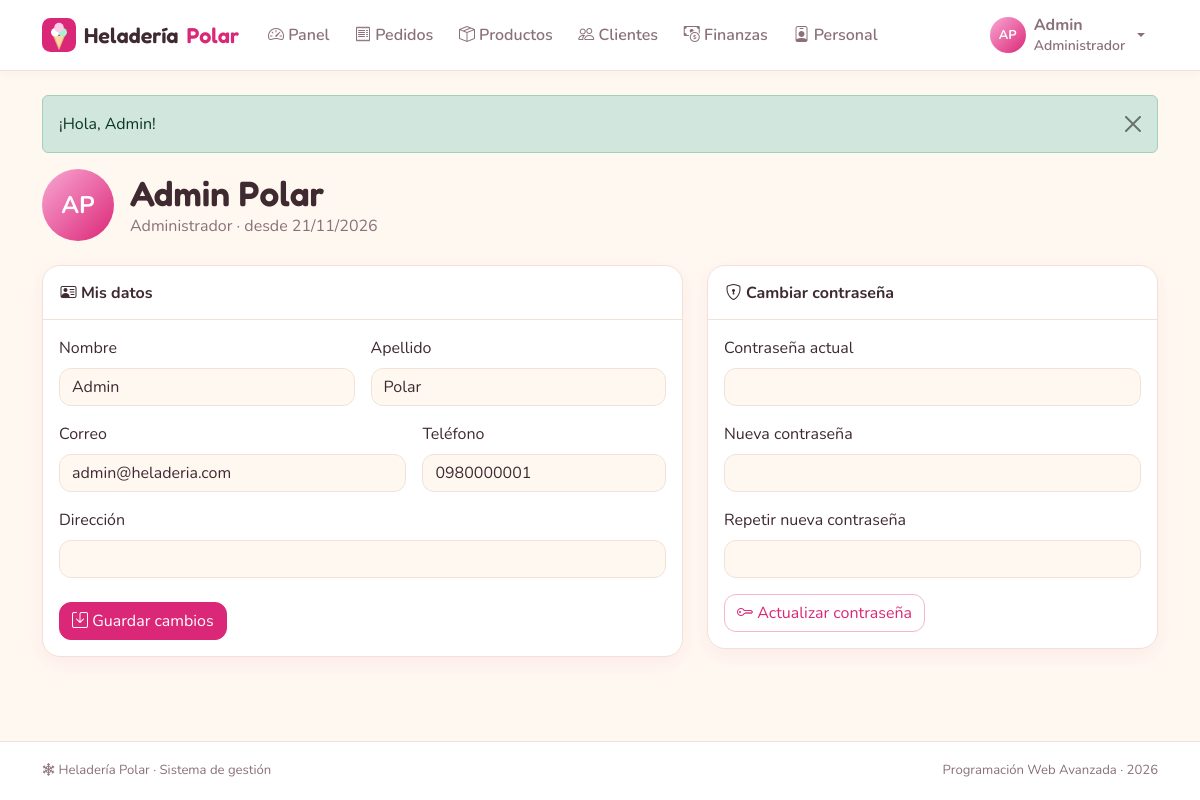
The app's page /index.php?r=perfil/index (signed in) with its own data.
### tables this page shows
CREATE TABLE usuarios (
  id         INT AUTO_INCREMENT PRIMARY KEY,
  nombre     VARCHAR(50)  NOT NULL,
  apellido   VARCHAR(50)  NOT NULL DEFAULT '',
  correo     VARCHAR(100) NOT NULL UNIQUE,
  contrasena VARCHAR(255) NOT NULL,
  id_rol     INT          NOT NULL,
  telefono   VARCHAR(15)  NULL,
  direccion  VARCHAR(255) NULL,
  activo     TINYINT(1)   NOT NULL DEFAULT 1,
  creado_en  DATETIME     NOT NULL DEFAULT CURRENT_TIMESTAMP,
  CONSTRAINT fk_usuarios_roles FOREIGN KEY (id_rol) REFERENCES roles(id)
);

### controllers/PerfilController.php (called while the page is built, shortened)
<?php
class PerfilController extends Controller
{
    public function index(): void
    {
        $this->view('perfil/index', [
            'titulo' => 'Mi perfil',
            'u'      => Usuario::find(Auth::id()),
        ]);
    }
}

### core/Router.php (called while the page is built, shortened)
<?php
class Router
{
    public static function dispatch(string $ruta): void
    {
        if (!preg_match('#^([a-z]+)/([a-z]+)$#', $ruta, $m)) {
            self::noEncontrado();
        }
        [, $nombre, $accion] = $m;
        (new $clase())->$accion();
    }
}

### index.php (called while the page is built, shortened)
<?php
require __DIR__ . '/core/helpers.php';
require __DIR__ . '/core/Database.php';
require __DIR__ . '/core/Auth.php';
require __DIR__ . '/core/Model.php';
require __DIR__ . '/core/Router.php';
Router::dispatch(is_string($_GET['r'] ?? null) ? $_GET['r'] : '');

### core/helpers.php (called while the page is built, shortened)
<?php
function e($valor): string
{
    return htmlspecialchars((string) ($valor ?? ''), ENT_QUOTES, 'UTF-8');
}
function url(string $ruta = 'inicio/index', array $params = []): string
{
    $params = array_merge(['r' => $ruta], $params);
    return 'index.php?' . http_build_query($params);
}
function asset(string $ruta): string
{
    $archivo = __DIR__ . '/../assets/' . $ruta;
    $version = is_file($archivo) ? filemtime($archivo) : 1;
    return 'assets/' . $ruta . '?v=' . $version;
}
function flash(?string $tipo = null, ?string $mensaje = null): array
{
    $mensajes = $_SESSION['flash'] ?? [];
    return $mensajes;
}
function fecha(?string $valor, bool $conHora = false): string
{
    $t = strtotime($valor);
    return $conHora ? date('d/m/Y H:i', $t) : date('d/m/Y', $t);
}
function iniciales(string $nombre, string $apellido = ''): string
{
    return mb_strtoupper(mb_substr($nombre, 0, 1) . mb_substr($apellido, 0, 1));
}

### core/Auth.php (called while the page is built, shortened)
<?php
class Auth
{
    public static function user(): ?array
    {
        return $_SESSION['usuario'] ?? null;
    }
}

### core/Database.php (called while the page is built, shortened)
<?php
class Database
{
    private static ?PDO $pdo = null;
    public static function get(): PDO
    {
        if (self::$pdo === null) {
            $dsn = 'mysql:host=' . DB_HOST . ';port=' . DB_PORT
                 . ';dbname=' . DB_NAME . ';charset=utf8mb4';
            try {
                self::$pdo = new PDO($dsn, DB_USER, DB_PASS, [
                    PDO::ATTR_ERRMODE            => PDO::ERRMODE_EXCEPTION,
                    PDO::ATTR_DEFAULT_FETCH_MODE => PDO::FETCH_ASSOC,
                    PDO::ATTR_EMULATE_PREPARES   => false,
                ]);
                self::$pdo->exec("SET time_zone = '" . date('P') . "'");
            } catch (PDOException $e) {
                http_response_code(500);
                $detalle = DEBUG ? '<br><small>' . htmlspecialchars($e->getMessage()) . '</small>' : '';
                exit('<h3 style="font-family:sans-serif">No se pudo conectar a la base de datos.'
                    . ' Revise config/config.php e importe heladeria.sql.' . $detalle . '</h3>');
            }
        }
        return self::$pdo;
    }
}

### core/Model.php (called while the page is built, shortened)
<?php
abstract class Model
{
    protected static string $tabla;
    protected static function db(): PDO
    {
        return Database::get();
    }
    protected static function query(string $sql, array $params = []): PDOStatement
    {
        $st = self::db()->prepare($sql);
        $st->execute($params);
        return $st;
    }
    public static function find(int $id): ?array
    {
        $fila = self::query('SELECT * FROM ' . static::$tabla . ' WHERE id = ?', [$id])->fetch();
        return $fila ?: null;
    }
}

### views/perfil/index.php (the view, shortened to what this page needs)
<div class="hp-encabezado">
  <div class="d-flex align-items-center gap-3">
    <span class="hp-avatar hp-avatar-xl"><?= e(iniciales($u['nombre'], $u['apellido'])) ?></span>
    <div>
      <h1 class="hp-titulo mb-0"><?= e($u['nombre'] . ' ' . $u['apellido']) ?></h1>
      <p class="text-body-secondary mb-0"><?= e(Auth::user()['rol']) ?> · desde <?= fecha($u['creado_en']) ?></p>
    </div>
  </div>
</div>
<div class="row g-4">
  <div class="col-lg-7">
    <div class="card hp-card">
      <div class="card-header fw-bold"><i class="bi bi-person-vcard"></i> Mis datos</div>
      <div class="card-body">
        <form method="post" action="<?= url('perfil/guardar') ?>" class="needs-validation" novalidate>
          <div class="row g-3">
            <div class="col-md-6"><label class="form-label">Nombre</label>
              <input class="form-control" name="nombre" value="<?= e($u['nombre']) ?>" required minlength="2" maxlength="50"><div class="invalid-feedback">Obligatorio.</div></div>
            <div class="col-md-6"><label class="form-label">Apellido</label>
              <input class="form-control" name="apellido" value="<?= e($u['apellido']) ?>" maxlength="50"></div>
            <div class="col-md-7"><label class="form-label">Correo</label>
              <input type="email" class="form-control" name="correo" value="<?= e($u['correo']) ?>" required maxlength="100"><div class="invalid-feedback">Correo no válido.</div></div>
            <div class="col-md-5"><label class="form-label">Teléfono</label>
              <input class="form-control" name="telefono" value="<?= e($u['telefono']) ?>" pattern="\d{7,15}" inputmode="numeric"><div class="invalid-feedback">Solo números.</div></div>
            <div class="col-12"><label class="form-label">Dirección</label>
              <input class="form-control" name="direccion" value="<?= e($u['direccion']) ?>" maxlength="255"></div>
          </div>
          <button class="btn btn-primary mt-4"><i class="bi bi-save"></i> Guardar cambios</button>
        </form>
      </div>
    </div>
  </div>
  <div class="col-lg-5">
    <div class="card hp-card">
      <div class="card-header fw-bold"><i class="bi bi-shield-lock"></i> Cambiar contraseña</div>
      <div class="card-body">
        <form method="post" action="<?= url('perfil/contrasena') ?>" class="needs-validation" novalidate>
          <div class="mb-3"><label class="form-label">Contraseña actual</label>
            <input type="password" class="form-control" name="actual" required autocomplete="current-password"><div class="invalid-feedback">Obligatoria.</div></div>
          <div class="mb-3"><label class="form-label">Nueva contraseña</label>
            <input type="password" class="form-control" name="nueva" id="nuevaClave" required minlength="8" pattern="(?=.*[A-Za-z])(?=.*\d).{8,}" autocomplete="new-password">
            <div class="invalid-feedback">Mínimo 8 caracteres, con letras y números.</div></div>
          <div class="mb-3"><label class="form-label">Repetir nueva contraseña</label>
            <input type="password" class="form-control" name="nueva2" required data-igual-a="nuevaClave" autocomplete="new-password"><div class="invalid-feedback">No coincide.</div></div>
          <button class="btn btn-outline-primary"><i class="bi bi-key"></i> Actualizar contraseña</button>
        </form>
      </div>
    </div>
  </div>
</div>

### views/layout/header.php (shortened to what this page needs)
<?php
$rutaActual = is_string($_GET['r'] ?? null) ? $_GET['r'] : '';
$usuario = Auth::user();
$activo = fn(string $modulo) => str_starts_with($rutaActual, $modulo . '/') ? 'active' : '';
$menu = [];
if (Auth::es(Auth::ADMIN)) {
    $menu = [
        ['inicio', 'inicio/index', 'speedometer2', 'Panel'],
        ['pedidos', 'pedidos/index', 'receipt', 'Pedidos'],
        ['productos', 'productos/index', 'box-seam', 'Productos'],
        ['clientes', 'clientes/index', 'people', 'Clientes'],
        ['finanzas', 'finanzas/index', 'cash-coin', 'Finanzas'],
        ['personal', 'personal/index', 'person-badge', 'Personal'],
    ];
} elseif (Auth::es(Auth::EMPLEADO)) {
    $menu = [
        ['inicio', 'inicio/index', 'speedometer2', 'Panel'],
        ['pedidos', 'pedidos/index', 'receipt', 'Pedidos'],
        ['clientes', 'clientes/index', 'people', 'Clientes'],
    ];
} elseif (Auth::es(Auth::CLIENTE)) {
    $menu = [
        ['tienda', 'tienda/index', 'shop', 'Tienda'],
        ['pedidos', 'pedidos/index', 'receipt', 'Mis pedidos'],
    ];
}
?>
<!doctype html>
<html lang="es">
<head>
  <link rel="stylesheet" href="https://cdn.jsdelivr.net/npm/bootstrap@5.3.3/dist/css/bootstrap.min.css">
  <link rel="stylesheet" href="https://cdn.jsdelivr.net/npm/bootstrap-icons@1.11.3/font/bootstrap-icons.min.css">
  <link rel="stylesheet" href="<?= asset('css/styles.css') ?>">
</head>
<body>
<?php if ($usuario): ?>
<nav class="navbar navbar-expand-lg hp-navbar sticky-top">
  <div class="container">
    <a class="navbar-brand hp-marca" href="<?= url('inicio/index') ?>">
      <img src="<?= asset('img/logo.svg') ?>" alt="" width="34" height="34"> Heladería <span>Polar</span>
    </a>
    <div class="collapse navbar-collapse" id="menuPrincipal">
      <ul class="navbar-nav me-auto mb-2 mb-lg-0">
        <?php foreach ($menu as [$mod, $ruta, $icono, $texto]): ?>
          <li class="nav-item">
            <a class="nav-link <?= $activo($mod) ?>" href="<?= url($ruta) ?>"><i class="bi bi-<?= $icono ?>"></i> <?= $texto ?></a>
          </li>
        <?php endforeach; ?>
      </ul>
      <div class="dropdown">
        <button class="btn btn-link nav-link dropdown-toggle d-flex align-items-center gap-2" data-bs-toggle="dropdown" aria-expanded="false">
          <span class="hp-avatar"><?= e(iniciales($usuario['nombre'], $usuario['apellido'])) ?></span>
          <span class="text-start lh-sm">
            <span class="d-block fw-bold"><?= e($usuario['nombre']) ?></span>
            <small class="text-body-secondary"><?= e($usuario['rol']) ?></small>
          </span>
        </button>
      </div>
    </div>
  </div>
</nav>
<?php endif; ?>
<main class="container py-4 hp-main">
  <?php foreach (flash() as $f): ?>
    <div class="alert alert-<?= e($f['tipo']) ?> alert-dismissible fade show hp-flash" role="alert">
      <?= e($f['mensaje']) ?>
      <button type="button" class="btn-close" data-bs-dismiss="alert" aria-label="Cerrar"></button>
    </div>
  <?php endforeach; ?>

### assets/css/styles.css (style rules this page uses)
:root { --hp-crema: #fff8f1; --hp-blanco: #ffffff; --hp-rosa: #db2777; --hp-rosa-h: #be185d; --hp-rosa-s: #fce7f3; --hp-menta: #0d9488; --hp-menta-s: #ccfbf1; --hp-texto: #3f2a32; --hp-suave: #8a7179; --hp-borde: #f1e1d6; --hp-radio: 18px; --hp-sombra: 0 6px 20px rgba(219, 39, 119, .07); }
body { --bs-body-bg: var(--hp-crema); --bs-body-color: var(--hp-texto); --bs-body-font-family: 'Nunito', system-ui, sans-serif; --bs-secondary-color: var(--hp-suave); --bs-border-color: var(--hp-borde); --bs-primary: var(--hp-rosa); --bs-primary-rgb: 219, 39, 119; --bs-link-color-rgb: 190, 24, 93; --bs-link-hover-color-rgb: 157, 23, 77; }
.btn-primary { --bs-btn-bg: var(--hp-rosa); --bs-btn-border-color: var(--hp-rosa); --bs-btn-hover-bg: var(--hp-rosa-h); --bs-btn-hover-border-color: var(--hp-rosa-h); --bs-btn-active-bg: #9d174d; --bs-btn-disabled-bg: #f0a3c6; --bs-btn-disabled-border-color: #f0a3c6; border-radius: 12px; }
.btn-outline-primary { --bs-btn-color: var(--hp-rosa); --bs-btn-border-color: #f5b5d2; --bs-btn-hover-bg: var(--hp-rosa); --bs-btn-hover-border-color: var(--hp-rosa); --bs-btn-active-bg: var(--hp-rosa); --bs-btn-active-border-color: var(--hp-rosa); border-radius: 12px; }
.form-control, .form-select { border-radius: 12px; border-color: var(--hp-borde); }
body { min-height: 100vh; display: flex; flex-direction: column; }
.hp-main { flex: 1; }
.hp-titulo, .hp-marca, .hp-stat-valor, .hp-precio { font-family: 'Fredoka', 'Nunito', sans-serif; font-weight: 600; }
.hp-titulo { font-size: clamp(1.7rem, 3.5vw, 2.2rem); margin-bottom: .2rem; color: var(--hp-texto); }
.hp-titulo span, .hp-marca span { color: var(--hp-rosa); }
.hp-encabezado { display: flex; flex-wrap: wrap; justify-content: space-between; align-items: flex-end; gap: 1rem; margin-bottom: 1.5rem; }
.hp-navbar { background: var(--hp-blanco); border-bottom: 1px solid var(--hp-borde); box-shadow: 0 2px 12px rgba(63, 42, 50, .04); }
.hp-marca { display: flex; align-items: center; gap: .5rem; font-size: 1.35rem; color: var(--hp-texto); }
.hp-navbar .nav-link { color: var(--hp-suave); font-weight: 600; border-radius: 10px; padding: .45rem .8rem !important; }
.hp-avatar { width: 36px; height: 36px; border-radius: 50%; background: linear-gradient(135deg, #f9a8d4, var(--hp-rosa)); color: #fff; font-weight: 700; font-size: .8rem; display: inline-flex; align-items: center; justify-content: center; flex-shrink: 0; }
.hp-avatar-xl { width: 72px; height: 72px; font-size: 1.5rem; }
.hp-card { background: var(--hp-blanco); border: 1px solid var(--hp-borde); border-radius: var(--hp-radio); box-shadow: var(--hp-sombra); }
.hp-card > .card-header, .hp-card > .card-footer { background: transparent; border-color: var(--hp-borde); }
.hp-card > .card-header { padding: .9rem 1.1rem; }
.hp-main > * { animation: aparecer .3s ease both; }

### records on screen
usuarios: iniciales($usuario['nombre'], $usuario['apellido']) "AP", nombre "Admin", iniciales($u['nombre'], $u['apellido']) "AP", nombre+apellido "Admin Polar", creado_en "21/11/2026", apellido "Polar", correo "admin@heladeria.com", telefono "0980000001"

### other values on screen
$texto "Panel"
$texto "Pedidos"
$texto "Productos"
$texto "Clientes"
$texto "Finanzas"
$texto "Personal"
$usuario['rol'] "Administrador"
$f['mensaje'] "¡Hola, Admin!"
Auth::user()['rol'] "Administrador"
